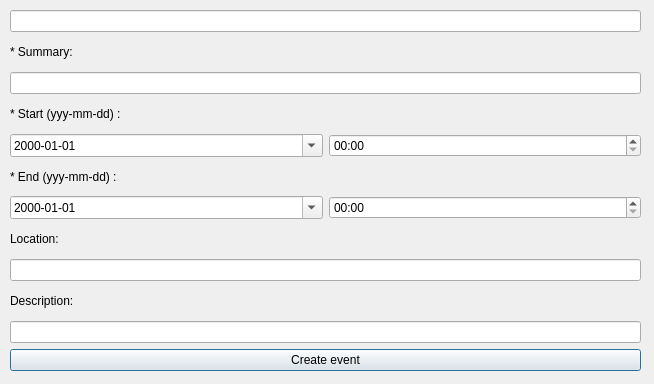
<?xml version="1.0" encoding="UTF-8"?>
<ui version="4.0">
 <class>event_create</class>
 <widget class="QDialog" name="event_create">
  <property name="geometry">
   <rect>
    <x>0</x>
    <y>0</y>
    <width>654</width>
    <height>384</height>
   </rect>
  </property>
  <property name="windowTitle">
   <string>Dialog</string>
  </property>
  <property name="locale">
   <locale language="English" country="UnitedStates"/>
  </property>
  <widget class="QWidget" name="layoutWidget">
   <property name="geometry">
    <rect>
     <x>10</x>
     <y>10</y>
     <width>631</width>
     <height>361</height>
    </rect>
   </property>
   <layout class="QGridLayout" name="gridLayout_3">
    <item row="1" column="0">
     <widget class="QLabel" name="label_2">
      <property name="text">
       <string>* Summary:</string>
      </property>
     </widget>
    </item>
    <item row="2" column="0">
     <widget class="QLineEdit" name="summary_lineEdit"/>
    </item>
    <item row="0" column="0">
     <widget class="QLineEdit" name="calendar_id_lineEdit"/>
    </item>
    <item row="3" column="0">
     <widget class="QLabel" name="label_3">
      <property name="text">
       <string>* Start (yyy-mm-dd) :</string>
      </property>
     </widget>
    </item>
    <item row="5" column="0">
     <widget class="QLabel" name="label_4">
      <property name="text">
       <string>* End (yyy-mm-dd) :</string>
      </property>
     </widget>
    </item>
    <item row="4" column="0">
     <layout class="QGridLayout" name="gridLayout">
      <item row="0" column="1">
       <widget class="QTimeEdit" name="start_timeEdit">
        <property name="wrapping">
         <bool>false</bool>
        </property>
        <property name="displayFormat">
         <string>HH:mm</string>
        </property>
        <property name="calendarPopup">
         <bool>true</bool>
        </property>
       </widget>
      </item>
      <item row="0" column="0">
       <widget class="QDateEdit" name="start_dateEdit">
        <property name="specialValueText">
         <string/>
        </property>
        <property name="dateTime">
         <datetime>
          <hour>0</hour>
          <minute>0</minute>
          <second>0</second>
          <year>2000</year>
          <month>1</month>
          <day>1</day>
         </datetime>
        </property>
        <property name="currentSection">
         <enum>QDateTimeEdit::YearSection</enum>
        </property>
        <property name="displayFormat">
         <string>yyyy-MM-dd</string>
        </property>
        <property name="calendarPopup">
         <bool>true</bool>
        </property>
        <property name="currentSectionIndex">
         <number>0</number>
        </property>
        <property name="timeSpec">
         <enum>Qt::LocalTime</enum>
        </property>
       </widget>
      </item>
     </layout>
    </item>
    <item row="9" column="0">
     <widget class="QLabel" name="label_6">
      <property name="text">
       <string>Description:</string>
      </property>
     </widget>
    </item>
    <item row="6" column="0">
     <layout class="QGridLayout" name="gridLayout_2">
      <item row="0" column="0">
       <widget class="QDateEdit" name="end_dateEdit">
        <property name="specialValueText">
         <string/>
        </property>
        <property name="dateTime">
         <datetime>
          <hour>0</hour>
          <minute>0</minute>
          <second>0</second>
          <year>2000</year>
          <month>1</month>
          <day>1</day>
         </datetime>
        </property>
        <property name="currentSection">
         <enum>QDateTimeEdit::YearSection</enum>
        </property>
        <property name="displayFormat">
         <string notr="true">yyyy-MM-dd</string>
        </property>
        <property name="calendarPopup">
         <bool>true</bool>
        </property>
        <property name="timeSpec">
         <enum>Qt::LocalTime</enum>
        </property>
       </widget>
      </item>
      <item row="0" column="1">
       <widget class="QTimeEdit" name="end_timeEdit">
        <property name="displayFormat">
         <string>HH:mm</string>
        </property>
       </widget>
      </item>
     </layout>
    </item>
    <item row="7" column="0">
     <widget class="QLabel" name="label_5">
      <property name="text">
       <string>Location:</string>
      </property>
     </widget>
    </item>
    <item row="8" column="0">
     <widget class="QLineEdit" name="location_lineEdit">
      <property name="text">
       <string/>
      </property>
     </widget>
    </item>
    <item row="10" column="0">
     <widget class="QLineEdit" name="description_lineEdit">
      <property name="text">
       <string/>
      </property>
     </widget>
    </item>
    <item row="11" column="0">
     <widget class="QPushButton" name="create_pushButton">
      <property name="text">
       <string>Create event</string>
      </property>
     </widget>
    </item>
   </layout>
  </widget>
 </widget>
 <resources/>
 <connections/>
</ui>
